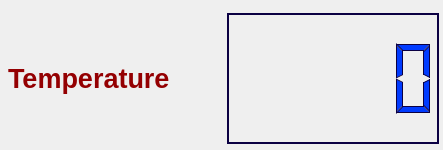
<?xml version="1.0" encoding="UTF-8"?>
<ui version="4.0">
 <class>Dialog</class>
 <widget class="QDialog" name="Dialog">
  <property name="geometry">
   <rect>
    <x>0</x>
    <y>0</y>
    <width>443</width>
    <height>150</height>
   </rect>
  </property>
  <property name="windowTitle">
   <string>Dialog</string>
  </property>
  <property name="windowIcon">
   <iconset resource="src.qrc">
    <normaloff>:/src/logo (2).png</normaloff>:/src/logo (2).png</iconset>
  </property>
  <widget class="QWidget" name="layoutWidget">
   <property name="geometry">
    <rect>
     <x>8</x>
     <y>13</y>
     <width>431</width>
     <height>131</height>
    </rect>
   </property>
   <layout class="QHBoxLayout" name="horizontalLayout">
    <item>
     <widget class="QLabel" name="templabel">
      <property name="text">
       <string>&lt;html&gt;&lt;head/&gt;&lt;body&gt;&lt;p&gt;&lt;span style=&quot; font-size:20pt; font-weight:600; color:#940002;&quot;&gt;Temperature&lt;/span&gt;&lt;/p&gt;&lt;/body&gt;&lt;/html&gt;</string>
      </property>
      <property name="margin">
       <number>21</number>
      </property>
     </widget>
    </item>
    <item>
     <widget class="QLCDNumber" name="templcdnumber">
      <property name="palette">
       <palette>
        <active>
         <colorrole role="WindowText">
          <brush brushstyle="SolidPattern">
           <color alpha="255">
            <red>0</red>
            <green>59</green>
            <blue>255</blue>
           </color>
          </brush>
         </colorrole>
         <colorrole role="Light">
          <brush brushstyle="SolidPattern">
           <color alpha="255">
            <red>11</red>
            <green>0</green>
            <blue>67</blue>
           </color>
          </brush>
         </colorrole>
         <colorrole role="Dark">
          <brush brushstyle="SolidPattern">
           <color alpha="255">
            <red>11</red>
            <green>0</green>
            <blue>67</blue>
           </color>
          </brush>
         </colorrole>
         <colorrole role="Text">
          <brush brushstyle="SolidPattern">
           <color alpha="255">
            <red>0</red>
            <green>0</green>
            <blue>0</blue>
           </color>
          </brush>
         </colorrole>
         <colorrole role="ButtonText">
          <brush brushstyle="SolidPattern">
           <color alpha="255">
            <red>0</red>
            <green>0</green>
            <blue>0</blue>
           </color>
          </brush>
         </colorrole>
         <colorrole role="PlaceholderText">
          <brush brushstyle="SolidPattern">
           <color alpha="128">
            <red>0</red>
            <green>0</green>
            <blue>0</blue>
           </color>
          </brush>
         </colorrole>
        </active>
        <inactive>
         <colorrole role="WindowText">
          <brush brushstyle="SolidPattern">
           <color alpha="255">
            <red>0</red>
            <green>59</green>
            <blue>255</blue>
           </color>
          </brush>
         </colorrole>
         <colorrole role="Light">
          <brush brushstyle="SolidPattern">
           <color alpha="255">
            <red>11</red>
            <green>0</green>
            <blue>67</blue>
           </color>
          </brush>
         </colorrole>
         <colorrole role="Dark">
          <brush brushstyle="SolidPattern">
           <color alpha="255">
            <red>11</red>
            <green>0</green>
            <blue>67</blue>
           </color>
          </brush>
         </colorrole>
         <colorrole role="Text">
          <brush brushstyle="SolidPattern">
           <color alpha="255">
            <red>0</red>
            <green>0</green>
            <blue>0</blue>
           </color>
          </brush>
         </colorrole>
         <colorrole role="ButtonText">
          <brush brushstyle="SolidPattern">
           <color alpha="255">
            <red>0</red>
            <green>0</green>
            <blue>0</blue>
           </color>
          </brush>
         </colorrole>
         <colorrole role="PlaceholderText">
          <brush brushstyle="SolidPattern">
           <color alpha="128">
            <red>0</red>
            <green>0</green>
            <blue>0</blue>
           </color>
          </brush>
         </colorrole>
        </inactive>
        <disabled>
         <colorrole role="WindowText">
          <brush brushstyle="SolidPattern">
           <color alpha="255">
            <red>11</red>
            <green>0</green>
            <blue>67</blue>
           </color>
          </brush>
         </colorrole>
         <colorrole role="Light">
          <brush brushstyle="SolidPattern">
           <color alpha="255">
            <red>11</red>
            <green>0</green>
            <blue>67</blue>
           </color>
          </brush>
         </colorrole>
         <colorrole role="Dark">
          <brush brushstyle="SolidPattern">
           <color alpha="255">
            <red>11</red>
            <green>0</green>
            <blue>67</blue>
           </color>
          </brush>
         </colorrole>
         <colorrole role="Text">
          <brush brushstyle="SolidPattern">
           <color alpha="255">
            <red>11</red>
            <green>0</green>
            <blue>67</blue>
           </color>
          </brush>
         </colorrole>
         <colorrole role="ButtonText">
          <brush brushstyle="SolidPattern">
           <color alpha="255">
            <red>11</red>
            <green>0</green>
            <blue>67</blue>
           </color>
          </brush>
         </colorrole>
         <colorrole role="PlaceholderText">
          <brush brushstyle="SolidPattern">
           <color alpha="128">
            <red>0</red>
            <green>0</green>
            <blue>0</blue>
           </color>
          </brush>
         </colorrole>
        </disabled>
       </palette>
      </property>
      <property name="digitCount">
       <number>5</number>
      </property>
     </widget>
    </item>
   </layout>
  </widget>
 </widget>
 <resources>
  <include location="src.qrc"/>
 </resources>
 <connections/>
</ui>
